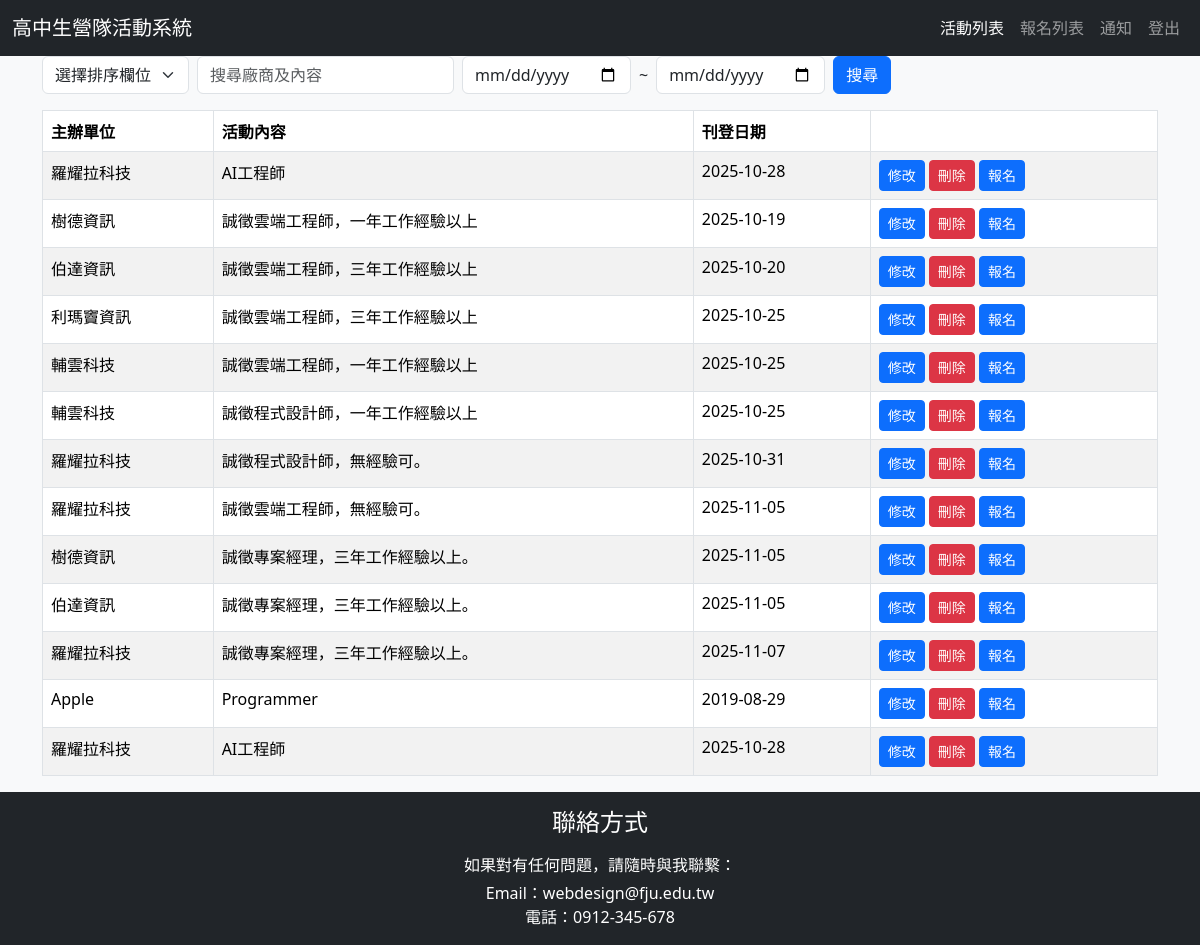
The app's page /index.php (signed in) with its own data.
### tables this page shows
CREATE TABLE `job` (
  `postid` int(11) NOT NULL,
  `company` varchar(45) NOT NULL,
  `content` text NOT NULL,
  `pdate` date NOT NULL
);

### index.php (the view, shortened to what this page needs)
<?php
include "header.php";
try {
  require_once 'db.php';
  $searchtxt = mysqli_real_escape_string($conn, $_POST["searchtxt"] ?? "");
  $date_start = $_POST["date_start"] ?? "";
  $date_end = $_POST["date_end"] ?? "";
  $sql = "select * from job";
  $result = mysqli_query($conn, $sql);
?>
<div class="container position-relative">
<form action="job.php" method="post">
  <div class="row g-2 align-items-center mb-2">
    <div class="col-auto">
      <select name="order" aria-label="選擇排序欄位" class="form-select">
        <option selected value="">選擇排序欄位</option>
      </select>
    </div>
    <div class="col-auto">
      <input placeholder="搜尋廠商及內容" value="<?=htmlspecialchars($searchtxt)?>" type="text" name="searchtxt" class="form-control">
    </div>
    <div class="col-auto">
      <input type="date" name="date_start" class="form-control" value="<?=htmlspecialchars($date_start)?>" placeholder="起始日期">
    </div>
    <div class="col-auto">
      <span>~</span>
    </div>
    <div class="col-auto">
      <input type="date" name="date_end" class="form-control" value="<?=htmlspecialchars($date_end)?>" placeholder="結束日期">
    </div>
    <div class="col-auto">
      <input class="btn btn-primary" type="submit" value="搜尋">
    </div>
  </div>
</form>
<table class="table table-bordered table-striped" id="job_table">
 <thead>
   <tr>
    <th>主辦單位</th>
    <th>活動內容</th>
    <th>刊登日期</th>
    <th>&nbsp;</th>
   </tr>
 </thead>
 <tbody>
 <?php
 while($row = mysqli_fetch_assoc($result)) { ?>
 <tr>
  <td><?=$row["company"]?></td>
  <td><?=$row["content"]?></td>
  <td><?=$row["pdate"]?></td>
  <td>
    <a href="list_update.php?postid=<?=$row["postid"]?>" class="btn btn-primary btn-sm">修改</a>
    <a href="list_delete.php?postid=<?=$row["postid"]?>" class="btn btn-danger btn-sm">刪除</a>
    <a href="activity_join.php?postid=<?=$row["postid"]?>" class="btn btn-primary btn-sm">報名</a>
  </td>
 </tr>
 <?php
  }
 ?>
 </tbody>
</table>
</div>
<?php
}
catch(Exception $e) {
  echo 'Message: ' .$e->getMessage();
}
require_once "footer.php";
?>

### records on screen
job: company "羅耀拉科技", content "AI工程師", pdate "2025-10-28"
job: company "樹德資訊", content "誠徵雲端工程師，一年工作經驗以上", pdate "2025-10-19"
job: company "伯達資訊", content "誠徵雲端工程師，三年工作經驗以上", pdate "2025-10-20"
job: company "利瑪竇資訊", content "誠徵雲端工程師，三年工作經驗以上", pdate "2025-10-25"
job: company "輔雲科技", content "誠徵雲端工程師，一年工作經驗以上", pdate "2025-10-25"
job: company "輔雲科技", content "誠徵程式設計師，一年工作經驗以上", pdate "2025-10-25"
job: company "羅耀拉科技", content "誠徵程式設計師，無經驗可。", pdate "2025-10-31"
job: company "羅耀拉科技", content "誠徵雲端工程師，無經驗可。", pdate "2025-11-05"
job: company "樹德資訊", content "誠徵專案經理，三年工作經驗以上。", pdate "2025-11-05"
job: company "伯達資訊", content "誠徵專案經理，三年工作經驗以上。", pdate "2025-11-05"
job: company "羅耀拉科技", content "誠徵專案經理，三年工作經驗以上。", pdate "2025-11-07"
job: company "Apple", content "Programmer", pdate "2019-08-29"
job: company "羅耀拉科技", content "AI工程師", pdate "2025-10-28"

### other values on screen
$login_text "登出"
